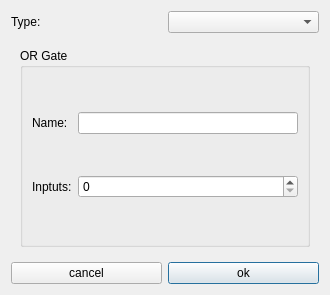
<?xml version="1.0" encoding="UTF-8"?>
<ui version="4.0">
 <class>addGPIO</class>
 <widget class="QDialog" name="addGPIO">
  <property name="geometry">
   <rect>
    <x>0</x>
    <y>0</y>
    <width>330</width>
    <height>295</height>
   </rect>
  </property>
  <property name="windowTitle">
   <string>add GPIO device</string>
  </property>
  <layout class="QGridLayout" name="gridLayout_6">
   <item row="0" column="0">
    <widget class="QLabel" name="label">
     <property name="text">
      <string>Type:</string>
     </property>
    </widget>
   </item>
   <item row="0" column="1">
    <widget class="QComboBox" name="comboBox_6">
     <property name="minimumSize">
      <size>
       <width>79</width>
       <height>0</height>
      </size>
     </property>
    </widget>
   </item>
   <item row="1" column="0" colspan="2">
    <widget class="QStackedWidget" name="stackedWidget">
     <property name="currentIndex">
      <number>2</number>
     </property>
     <widget class="QWidget" name="VirtualGPIO">
      <layout class="QGridLayout" name="gridLayout_3">
       <item row="0" column="0" rowspan="2" colspan="2">
        <widget class="QGroupBox" name="groupBox_virual">
         <property name="title">
          <string>Virtual GPIO</string>
         </property>
         <layout class="QGridLayout" name="gridLayout_2">
          <item row="0" column="1">
           <widget class="QLineEdit" name="lineEdit_nameVirutal"/>
          </item>
          <item row="0" column="0">
           <widget class="QLabel" name="label_6">
            <property name="text">
             <string>Name:</string>
            </property>
           </widget>
          </item>
          <item row="1" column="0">
           <widget class="QLabel" name="label_2">
            <property name="text">
             <string>Inputs:</string>
            </property>
           </widget>
          </item>
          <item row="1" column="1">
           <widget class="QSpinBox" name="spinBox_InputsVirutal"/>
          </item>
          <item row="2" column="0">
           <widget class="QLabel" name="label_3">
            <property name="text">
             <string>Outpus:</string>
            </property>
           </widget>
          </item>
          <item row="2" column="1">
           <widget class="QSpinBox" name="spinBox_OutpustVirtual"/>
          </item>
         </layout>
        </widget>
       </item>
      </layout>
     </widget>
     <widget class="QWidget" name="AndGate">
      <layout class="QGridLayout" name="gridLayout_4">
       <item row="0" column="0" colspan="3">
        <widget class="QGroupBox" name="groupBox_and">
         <property name="title">
          <string>And Gate</string>
         </property>
         <layout class="QGridLayout" name="gridLayout_5">
          <item row="0" column="0">
           <widget class="QLabel" name="label_5">
            <property name="text">
             <string>Name:</string>
            </property>
           </widget>
          </item>
          <item row="0" column="1">
           <widget class="QLineEdit" name="lineEdit_NameAnd"/>
          </item>
          <item row="1" column="0">
           <widget class="QLabel" name="label_4">
            <property name="text">
             <string>Inputs:</string>
            </property>
           </widget>
          </item>
          <item row="1" column="1">
           <widget class="QSpinBox" name="spinBox_InputsAnd"/>
          </item>
         </layout>
        </widget>
       </item>
      </layout>
     </widget>
     <widget class="QWidget" name="OrGate">
      <layout class="QGridLayout" name="gridLayout_7">
       <item row="0" column="0">
        <widget class="QGroupBox" name="groupBox">
         <property name="title">
          <string>OR Gate</string>
         </property>
         <layout class="QGridLayout" name="gridLayout">
          <item row="0" column="1">
           <widget class="QLineEdit" name="lineEdit_NameOr"/>
          </item>
          <item row="1" column="1">
           <widget class="QSpinBox" name="spinBox_InputOr"/>
          </item>
          <item row="1" column="0">
           <widget class="QLabel" name="label_8">
            <property name="text">
             <string>Inptuts:</string>
            </property>
           </widget>
          </item>
          <item row="0" column="0">
           <widget class="QLabel" name="label_7">
            <property name="text">
             <string>Name:</string>
            </property>
           </widget>
          </item>
         </layout>
        </widget>
       </item>
      </layout>
     </widget>
    </widget>
   </item>
   <item row="2" column="0">
    <widget class="QPushButton" name="pushButton_cancel">
     <property name="text">
      <string>cancel</string>
     </property>
    </widget>
   </item>
   <item row="2" column="1">
    <widget class="QPushButton" name="pushButton_ok">
     <property name="text">
      <string>ok</string>
     </property>
     <property name="default">
      <bool>true</bool>
     </property>
    </widget>
   </item>
  </layout>
 </widget>
 <resources/>
 <connections/>
</ui>
